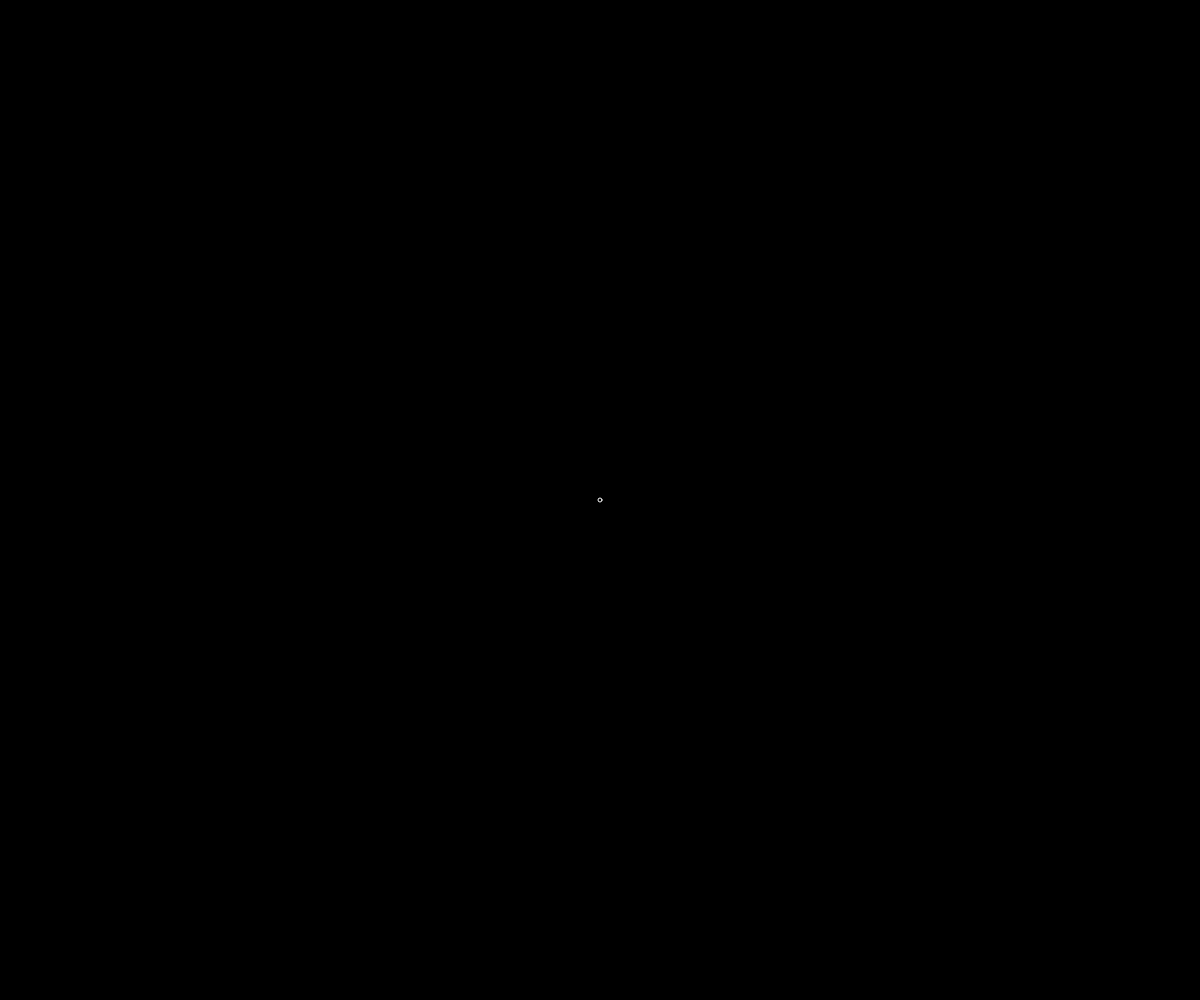
Frame 1 (no input)
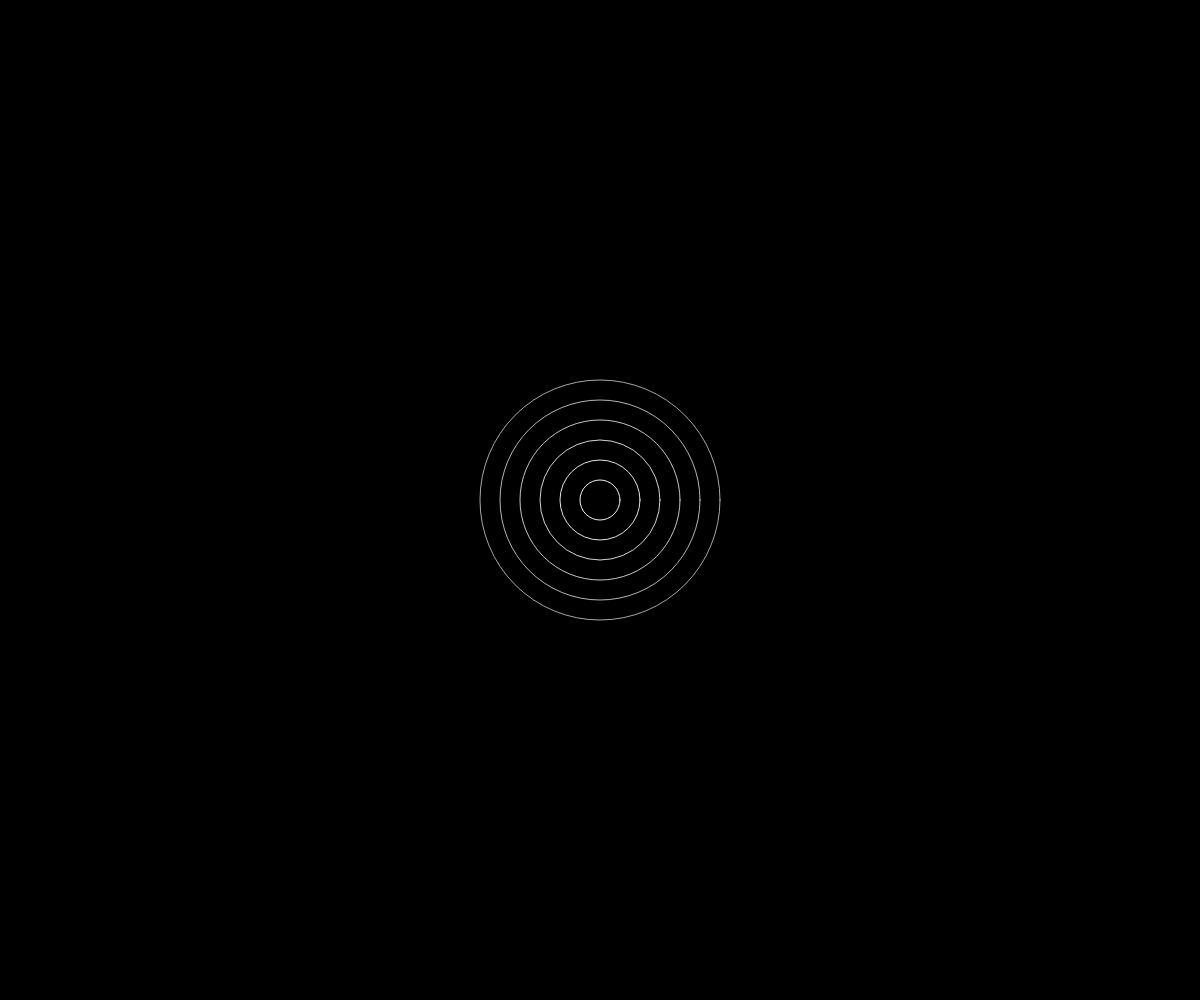
Frame 60 (no input)
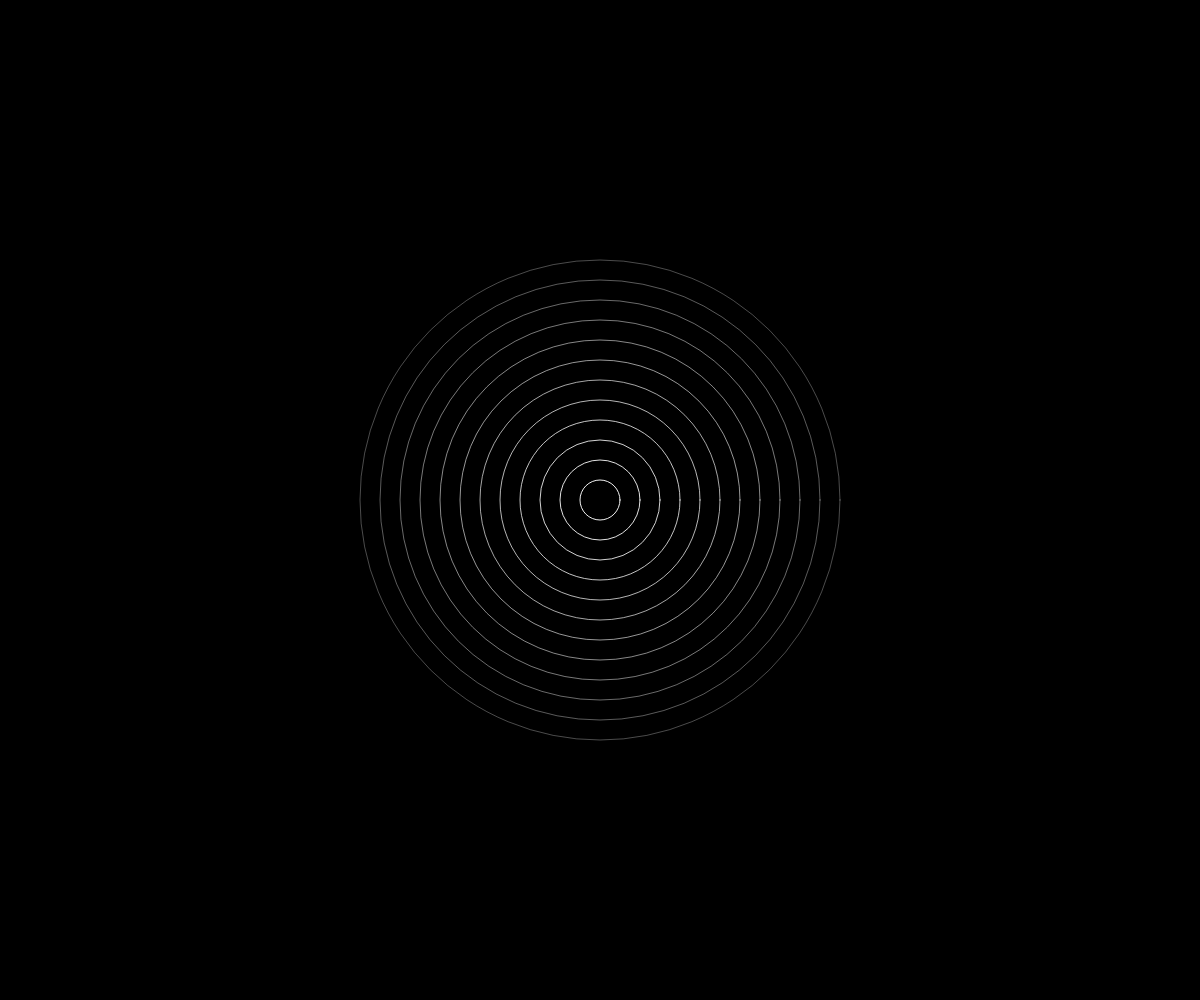
Frame 120 (the mouse pressed at the canvas centre since frame 60)

The p5.js sketch that drew these frames (run headless with seeded random() and noise() and a simulated clock; from frame 60 on, the mouse is pressed at the canvas centre):

// p5.js sketch
// ── sketch.js
let rings = [];

function setup() {
  createCanvas(windowWidth, windowHeight);
  // Initialize rings array with one ring at center
  rings.push({
    radius: 0,
    alpha: 255
  });
}

function draw() {
  background(0);
  
  // Update and draw rings
  for (let i = rings.length - 1; i >= 0; i--) {
    let ring = rings[i];
    ring.radius += 2;
    ring.alpha -= 1.5;
    
    if (ring.alpha <= 0) {
      rings.splice(i, 1);
    } else {
      stroke(255, ring.alpha);
      noFill();
      ellipse(width/2, height/2, ring.radius * 2);
    }
  }
  
  // Add new ring occasionally
  if (frameCount % 10 === 0) {
    rings.push({
      radius: 0,
      alpha: 255
    });
  }
}

function windowResized() {
  resizeCanvas(windowWidth, windowHeight);
}
